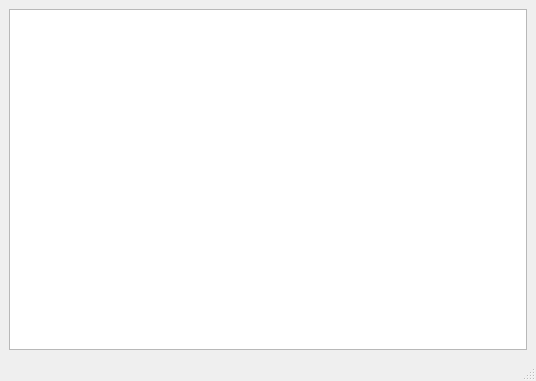
<?xml version="1.0" encoding="UTF-8"?>
<ui version="4.0">
 <class>MainWindow</class>
 <widget class="QMainWindow" name="MainWindow">
  <property name="geometry">
   <rect>
    <x>0</x>
    <y>0</y>
    <width>536</width>
    <height>381</height>
   </rect>
  </property>
  <property name="windowTitle">
   <string>MainWindow</string>
  </property>
  <widget class="QWidget" name="centralwidget">
   <layout class="QVBoxLayout" name="verticalLayout">
    <item>
     <widget class="PlotWidget" name="plotWidget"/>
    </item>
   </layout>
  </widget>
  <widget class="QMenuBar" name="menubar">
   <property name="geometry">
    <rect>
     <x>0</x>
     <y>0</y>
     <width>536</width>
     <height>18</height>
    </rect>
   </property>
  </widget>
  <widget class="QStatusBar" name="statusbar"/>
 </widget>
 <customwidgets>
  <customwidget>
   <class>PlotWidget</class>
   <extends>QGraphicsView</extends>
   <header>pyqtgraph</header>
  </customwidget>
 </customwidgets>
 <resources/>
 <connections/>
</ui>
